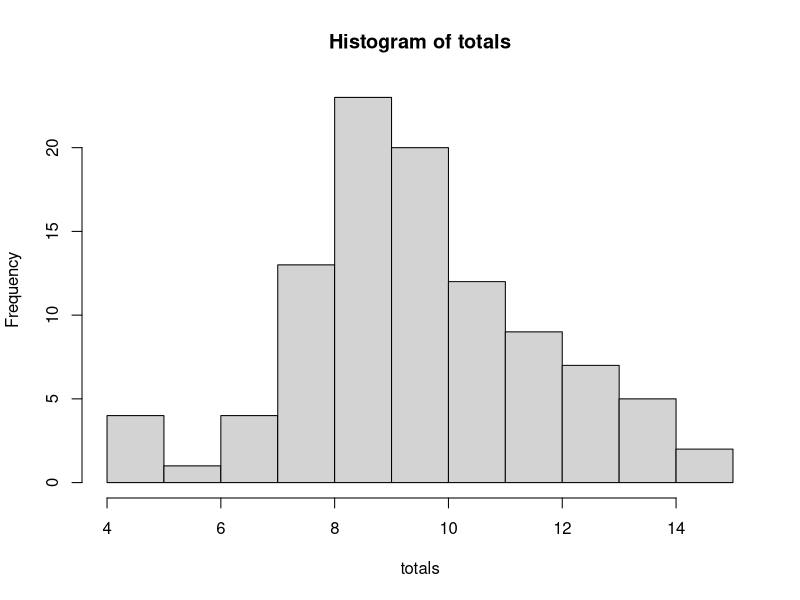
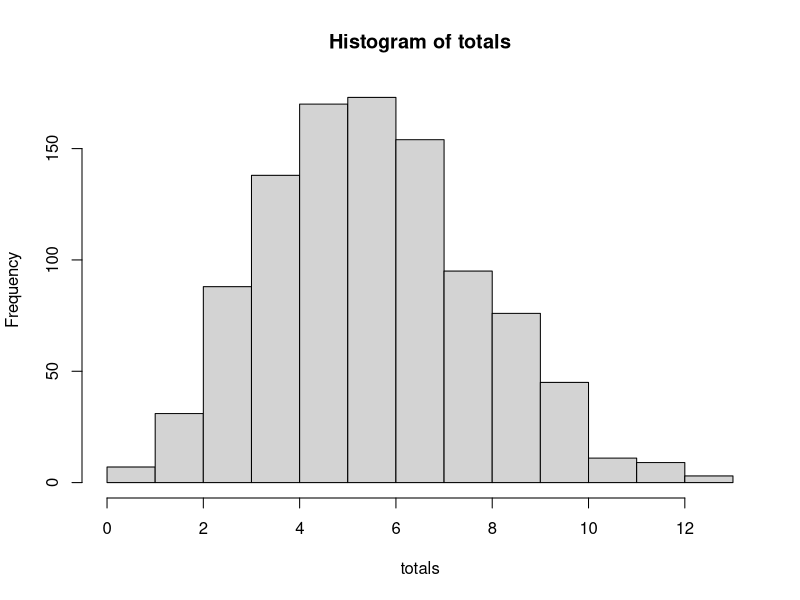

Reproduce these figures in R, in order.
## ---- chunk 1
library("DiagrammeR")
  
DiagrammeR::grViz(" 
digraph rmarkdown {
  
graph [fontsize = 16, fontname = Arial, nodesep = .1, ranksep = .8]
node [fontsize = 16, fontname = Arial, fontcolor = White]
edge [fontsize = 12, fontname = Arial, width = 2]

Box [shape=oval,style=filled, color=SteelBlue3,width=5, label='1    0']

Sample [shape=oval, style=filled, color=SteelBlue2, label='']

Box -> Sample [label='   n draws']

}
")
detach(package:DiagrammeR)
## ---- chunk 2
set.seed(1)

# Define box (modelling Ho)
box=c(0,1)

# # Simulate 100 samples of size 20 from the box
totals = replicate(100, sum(sample(box, 20, rep = T)))
table(totals)
hist(totals)
## ---- chunk 3
library("DiagrammeR")
  
DiagrammeR::grViz(" 
digraph rmarkdown {
  
graph [fontsize = 16, fontname = Arial, nodesep = .1, ranksep = .8]
node [fontsize = 16, fontname = Arial, fontcolor = White]
edge [fontsize = 12, fontname = Arial, width = 2]

Box [shape=oval,style=filled, color=SteelBlue3,width=5, label='100p x 1    100(1-p) x 0']

Sample [shape=oval, style=filled, color=SteelBlue2, label='']

Box -> Sample [label='   n draws']

}
")
detach(package:DiagrammeR)
## ---- chunk 4
set.seed(1)

# Define box (modelling Ho)
box=c(0,1)

# Simulate 1000 samples of size 30 from the box
totals = replicate(1000, sum(sample(box, 30, prob=c(0.8,0.2), rep = T)))
table(totals)
hist(totals)
